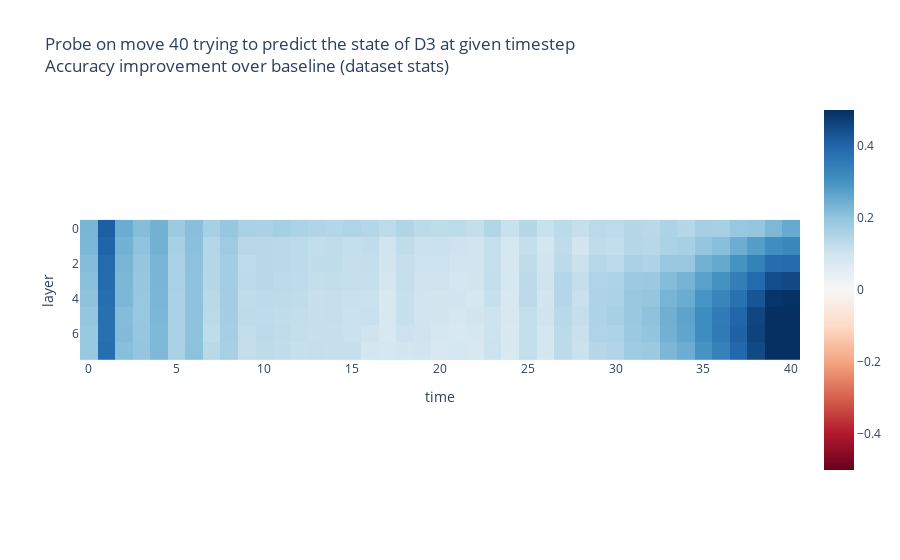

Here is the notebook cell this chart was saved with:
### Code cell
# nice plot
from circuit import MagicTensor

(MagicTensor(t.stack(losses) - baseline_stats, ['layer', 'metric', 'time'])
    .by('metric')
    ['metric', 1]
    .plot(title=f"Probe on move {probes[0].config.trained_on_move} trying to predict the state of {probes[0].config.cell} at given timestep"
          "<br>Accuracy improvement over baseline (dataset stats)",
          color_continuous_scale='RdBu',
          color_continuous_midpoint=0.0,
          zmax=0.5,
          zmin=-0.5,
          # facet_labels=["Loss", "Accuracy"],
          # facet_col_wrap=1,
          )
);

### Figure 1 — Plotly figure (JSON) as saved in the notebook; plotly's stock layout.template omitted (floating-point values rounded to 4 significant figures; data arrays with more than 128 entries replaced by an {"elided": "..."} marker saying what was removed)
{"data": [{"coloraxis": "coloraxis", "name": "0", "z": {"elided": "8x41 float values"}, "type": "heatmap", "xaxis": "x", "yaxis": "y", "hovertemplate": "x: %{x}<br>y: %{y}<br>color: %{z}<extra></extra>"}], "layout": {"xaxis": {"anchor": "y", "domain": [0.0, 1.0], "scaleanchor": "y", "constrain": "domain", "title": {"text": "time"}}, "yaxis": {"anchor": "x", "domain": [0.0, 1.0], "autorange": "reversed", "constrain": "domain", "title": {"text": "layer"}}, "coloraxis": {"colorscale": [[0.0, "rgb(103,0,31)"], [0.1, "rgb(178,24,43)"], [0.2, "rgb(214,96,77)"], [0.3, "rgb(244,165,130)"], [0.4, "rgb(253,219,199)"], [0.5, "rgb(247,247,247)"], [0.6, "rgb(209,229,240)"], [0.7, "rgb(146,197,222)"], [0.8, "rgb(67,147,195)"], [0.9, "rgb(33,102,172)"], [1.0, "rgb(5,48,97)"]], "cmid": 0.0, "cmin": -0.5, "cmax": 0.5}, "title": {"text": "Probe on move 40 trying to predict the state of D3 at given timestep<br>Accuracy improvement over baseline (dataset stats)"}}}
